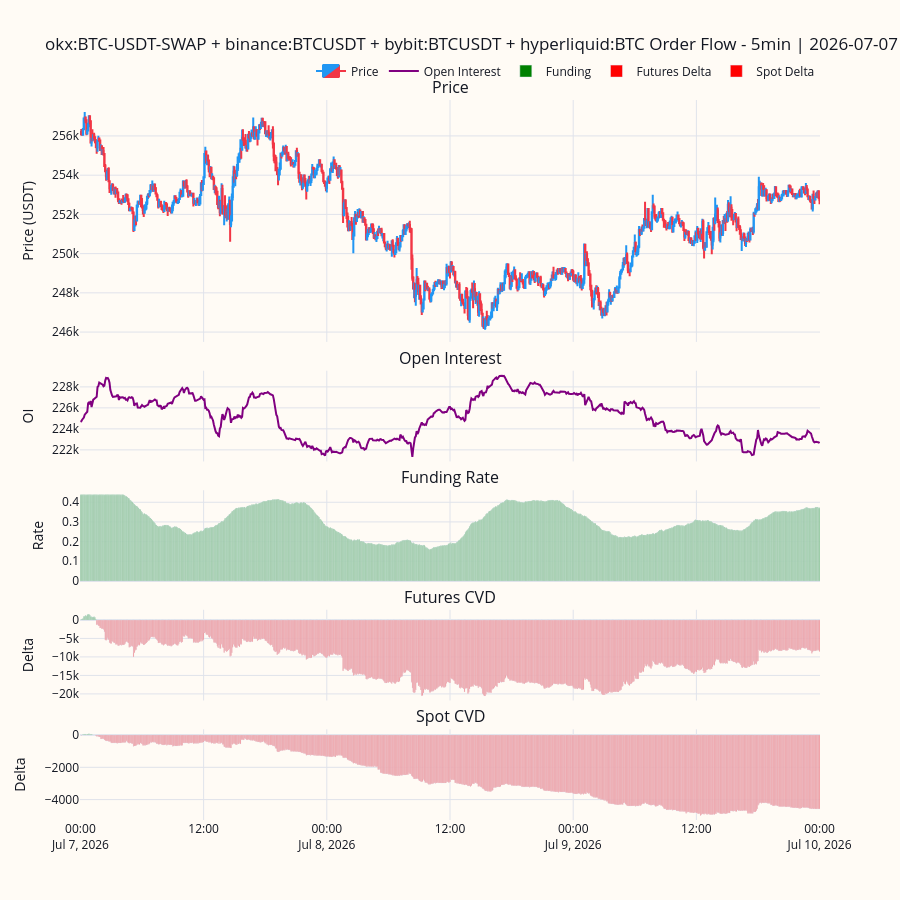

Notebook code for this chart:
### Code cell
from orderflow import build_order_flow_chart

# Layout is inferred from the features requested in build_dataset (df.attrs["layout"]).
title = " + ".join(f"{ex}:{sym}" for ex, sym in source.items())
fig = build_order_flow_chart(df, symbol=title, timeframe=timeframe)
fig.show()

### Figure 1 — Plotly figure (JSON) as saved in the notebook; plotly's stock layout.template omitted (floating-point values rounded to 4 significant figures; data arrays with more than 128 entries replaced by an {"elided": "..."} marker saying what was removed)
{"data": [{"close": {"elided": "865 float values"}, "decreasing": {"fillcolor": "#F23645", "line": {"color": "#F23645"}}, "high": {"elided": "865 float values"}, "increasing": {"fillcolor": "#2196F3", "line": {"color": "#2196F3"}}, "low": {"elided": "865 float values"}, "name": "Price", "open": {"elided": "865 float values"}, "type": "candlestick", "x": {"elided": "865 str values"}, "xaxis": "x", "yaxis": "y"}, {"line": {"color": "purple", "width": 2}, "name": "Open Interest", "type": "scatter", "x": {"elided": "865 str values"}, "xaxis": "x2", "y": {"elided": "865 float values"}, "yaxis": "y2"}, {"marker": {"color": {"elided": "865 str values"}}, "name": "Funding", "type": "bar", "x": {"elided": "865 str values"}, "xaxis": "x3", "y": {"elided": "865 float values"}, "yaxis": "y3"}, {"marker": {"color": {"elided": "865 str values"}}, "name": "Futures Delta", "type": "bar", "x": {"elided": "865 str values"}, "xaxis": "x4", "y": {"elided": "865 float values"}, "yaxis": "y4"}, {"marker": {"color": {"elided": "865 str values"}}, "name": "Spot Delta", "type": "bar", "x": {"elided": "865 str values"}, "xaxis": "x5", "y": {"elided": "865 float values"}, "yaxis": "y5"}], "layout": {"annotations": [{"font": {"size": 16}, "showarrow": false, "text": "Price", "x": 0.5, "xanchor": "center", "xref": "paper", "y": 1, "yanchor": "bottom", "yref": "paper"}, {"font": {"size": 16}, "showarrow": false, "text": "Open Interest", "x": 0.5, "xanchor": "center", "xref": "paper", "y": 0.624, "yanchor": "bottom", "yref": "paper"}, {"font": {"size": 16}, "showarrow": false, "text": "Funding Rate", "x": 0.5, "xanchor": "center", "xref": "paper", "y": 0.458, "yanchor": "bottom", "yref": "paper"}, {"font": {"size": 16}, "showarrow": false, "text": "Futures CVD", "x": 0.5, "xanchor": "center", "xref": "paper", "y": 0.292, "yanchor": "bottom", "yref": "paper"}, {"font": {"size": 16}, "showarrow": false, "text": "Spot CVD", "x": 0.5, "xanchor": "center", "xref": "paper", "y": 0.126, "yanchor": "bottom", "yref": "paper"}], "font": {"color": "#131722"}, "height": 900, "legend": {"orientation": "h", "x": 1, "xanchor": "right", "y": 1.02, "yanchor": "bottom"}, "paper_bgcolor": "#FFFBF5", "plot_bgcolor": "#FFFBF5", "showlegend": true, "title": {"text": "okx:BTC-USDT-SWAP + binance:BTCUSDT + bybit:BTCUSDT + hyperliquid:BTC Order Flow - 5min | 2026-07-07 00:00:00 -> 2026-07-10 00:00:00"}, "xaxis": {"anchor": "y", "domain": [0, 1], "gridcolor": "#E0E3EB", "matches": "x5", "rangeslider": {"visible": false}, "showticklabels": false, "zerolinecolor": "#E0E3EB"}, "xaxis2": {"anchor": "y2", "domain": [0, 1], "gridcolor": "#E0E3EB", "matches": "x5", "showticklabels": false, "zerolinecolor": "#E0E3EB"}, "xaxis3": {"anchor": "y3", "domain": [0, 1], "gridcolor": "#E0E3EB", "matches": "x5", "showticklabels": false, "zerolinecolor": "#E0E3EB"}, "xaxis4": {"anchor": "y4", "domain": [0, 1], "gridcolor": "#E0E3EB", "matches": "x5", "showticklabels": false, "zerolinecolor": "#E0E3EB"}, "xaxis5": {"anchor": "y5", "domain": [0, 1], "gridcolor": "#E0E3EB", "showticklabels": true, "zerolinecolor": "#E0E3EB"}, "yaxis": {"anchor": "x", "domain": [0.664, 1], "gridcolor": "#E0E3EB", "title": {"text": "Price (USDT)"}, "zerolinecolor": "#E0E3EB"}, "yaxis2": {"anchor": "x2", "domain": [0.498, 0.624], "gridcolor": "#E0E3EB", "title": {"text": "OI"}, "zerolinecolor": "#E0E3EB"}, "yaxis3": {"anchor": "x3", "domain": [0.332, 0.458], "gridcolor": "#E0E3EB", "title": {"text": "Rate"}, "zerolinecolor": "#E0E3EB"}, "yaxis4": {"anchor": "x4", "domain": [0.166, 0.292], "gridcolor": "#E0E3EB", "title": {"text": "Delta"}, "zerolinecolor": "#E0E3EB"}, "yaxis5": {"anchor": "x5", "domain": [0, 0.126], "gridcolor": "#E0E3EB", "title": {"text": "Delta"}, "zerolinecolor": "#E0E3EB"}}}
